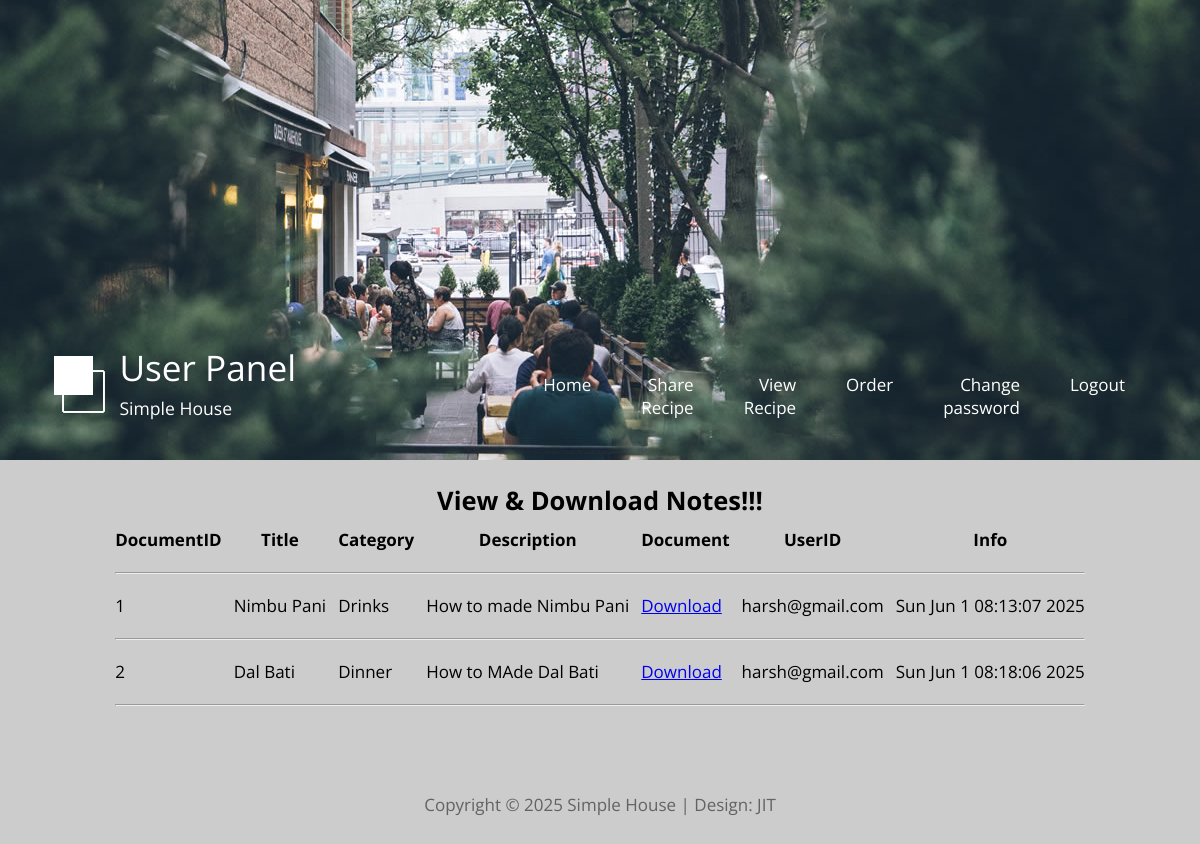
Page /viewrecipe/ (signed in) on the committed database.
### simplehouse/models.py (models this page shows)
class Sharerecipe(models.Model):
    docid=models.AutoField(primary_key=True)
    title=models.CharField(max_length=50)
    category=models.CharField(max_length=50)
    description=models.CharField(max_length=500)
    filename=models.CharField(max_length=100)
    uid=models.CharField(max_length=50)
    info=models.CharField(max_length=50)

### simplehouse/views.py (the view)
# urls.py: path('viewrecipe/', views.viewrecipe),
def viewrecipe(request):
    data=models.Sharerecipe.objects.all()
    return render(request,"viewrecipe.html",{"sunm":request.session["sunm"],"data":data})

### simplehouse/templates/viewrecipe.html
{% load static %} {% include "userheader.html" %} {% include "usernav.html" %}
<br>
<center >
<h2>View & Download Notes!!!</h2>
<table cellspacing="10">
<tr>
<th>DocumentID</th>
<th>Title</th>
<th>Category</th>
<th>Description</th>
<th>Document</th>
<th>UserID</th>
<th>Info</th>
</tr>
<tr><td colspan="7"><hr/></td></tr>
{% for row in data %}
<tr>
<td>{{row.docid}}</td>
<td>{{row.title}}</td>
<td>{{row.category}}</td>
<td>{{row.description}}</td>
<td><a href="/media/{{row.filename}}">Download</a></td>
<td>{{row.uid}}</td>
<td>{{row.info}}</td>
</tr>
<tr><td colspan="7"><hr/></td></tr>
{% endfor %}
</table>
</center>
{% include "footer.html" %}

### simplehouse/static/css/templatemo-style.css (style rules this page uses)
ul, nav, body, h1, h2, h4, h6, p, figure { margin: 0; padding: 0; }
a, button { transition: all 0.3s ease; }
html { box-sizing: border-box; -ms-overflow-style: scrollbar; }
*, *::before, *::after { box-sizing: inherit; }

### rows in the picture
Sharerecipe: docid "1", title "Nimbu Pani", category "Drinks", description "How to made Nimbu Pani", uid "harsh@gmail.com", info "Sun Jun 1 08:13:07 2025"
Sharerecipe: docid "2", title "Dal Bati", category "Dinner", description "How to MAde Dal Bati", uid "harsh@gmail.com", info "Sun Jun 1 08:18:06 2025"
